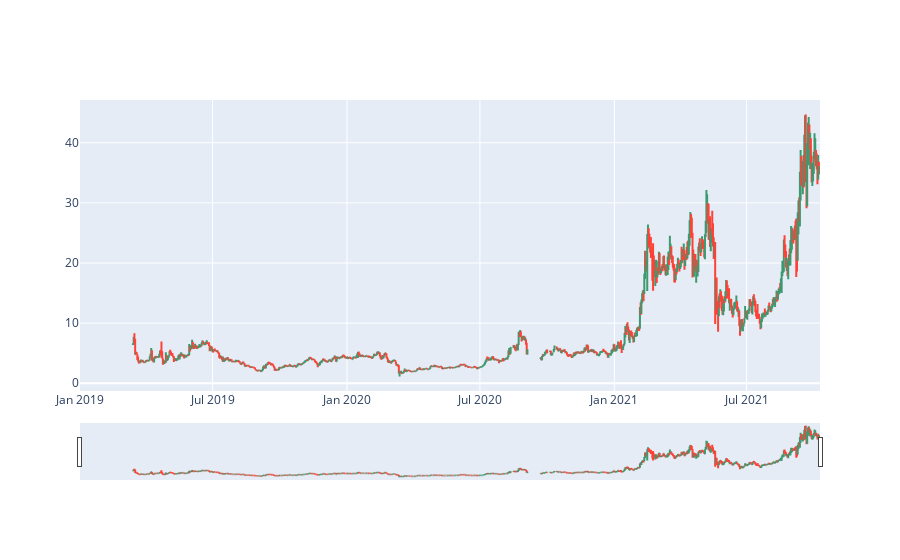

Notebook code for this chart:
### Markdown cell above
## OHLC Charts

### Code cell
fig = go.Figure(data=go.Ohlc(x=data['ATOM1-USD'].loc['2019-01-01':'2021-10-09'].index,
                    open=data['ATOM1-USD'].loc['2019-01-01':'2021-10-09']['Open'],
                    high=data['ATOM1-USD'].loc['2019-01-01':'2021-10-09']['High'],
                    low=data['ATOM1-USD'].loc['2019-01-01':'2021-10-09']['Low'],
                    close=data['ATOM1-USD'].loc['2019-01-01':'2021-10-09']['Close']))
fig.show()

### Figure 1 — Plotly figure (JSON) as saved in the notebook; plotly's stock layout.template omitted (floating-point values rounded to 4 significant figures; data arrays with more than 128 entries replaced by an {"elided": "..."} marker saying what was removed)
{"data": [{"close": {"elided": "1013 float values"}, "high": {"elided": "1013 float values"}, "low": {"elided": "1013 float values"}, "open": {"elided": "1013 float values"}, "type": "ohlc", "x": {"elided": "1013 str values"}}], "layout": {}}
